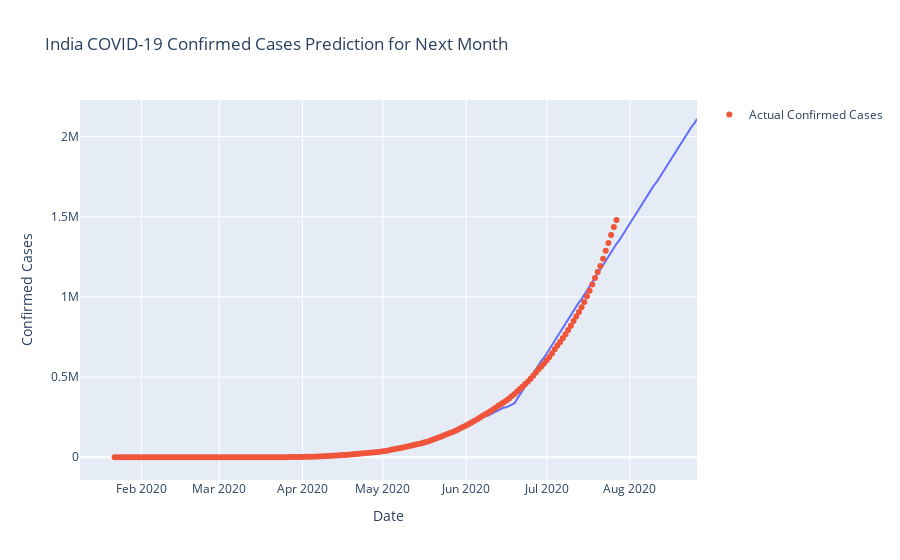

The notebook cell saved with this chart:
### Code cell
# Prepare the data for Prophet (e.g., Confirmed cases)
india_prophet_data = india_data[['Date', 'Confirmed']].rename(columns={'Date': 'ds', 'Confirmed': 'y'})
india_prophet_data['ds'] = pd.to_datetime(india_prophet_data['ds'])

# Initializing the Prophet model for India
model_india = Prophet()

# Fitting the model on the data
model_india.fit(india_prophet_data)

# Create a dataframe with future dates (forecast for 30 days ahead)
future_india = model_india.make_future_dataframe(periods=30)

# Making predictions
forecast_india = model_india.predict(future_india)

# Visualizing the forecast with Plotly
fig_india_prophet = px.line(forecast_india, x='ds', y='yhat', title="India COVID-19 Confirmed Cases Prediction for Next Month", 
                            labels={'ds': 'Date', 'yhat': 'Predicted Confirmed Cases'})

fig_india_prophet.add_scatter(x=india_prophet_data['ds'], y=india_prophet_data['y'], mode='markers', 
                              name='Actual Confirmed Cases')

fig_india_prophet.update_layout(
    height=600,  
    title="India COVID-19 Confirmed Cases Prediction for Next Month",
    xaxis_title="Date",
    yaxis_title="Confirmed Cases"
)

fig_india_prophet.show()

### Figure 1 — Plotly figure (JSON) as saved in the notebook; plotly's stock layout.template omitted (floating-point values rounded to 4 significant figures; data arrays with more than 128 entries replaced by an {"elided": "..."} marker saying what was removed)
{"data": [{"hovertemplate": "Date=%{x}<br>Predicted Confirmed Cases=%{y}<extra></extra>", "legendgroup": "", "line": {"color": "#636efa", "dash": "solid"}, "marker": {"symbol": "circle"}, "mode": "lines", "name": "", "orientation": "v", "showlegend": false, "type": "scatter", "x": {"elided": "218 str values"}, "xaxis": "x", "y": {"elided": "218 float values"}, "yaxis": "y"}, {"mode": "markers", "name": "Actual Confirmed Cases", "type": "scatter", "x": {"elided": "188 str values"}, "y": {"elided": "188 int values"}}], "layout": {"autosize": true, "legend": {"tracegroupgap": 0}, "title": {"text": "India COVID-19 Confirmed Cases Prediction for Next Month"}, "xaxis": {"anchor": "y", "autorange": true, "domain": [0, 1], "range": ["2020-01-09 11:10:50.0162", "2020-08-26"], "title": {"text": "Date"}, "type": "date"}, "yaxis": {"anchor": "x", "autorange": true, "domain": [0, 1], "range": [-139500.0, 2228000.0], "title": {"text": "Confirmed Cases"}, "type": "linear"}}}
